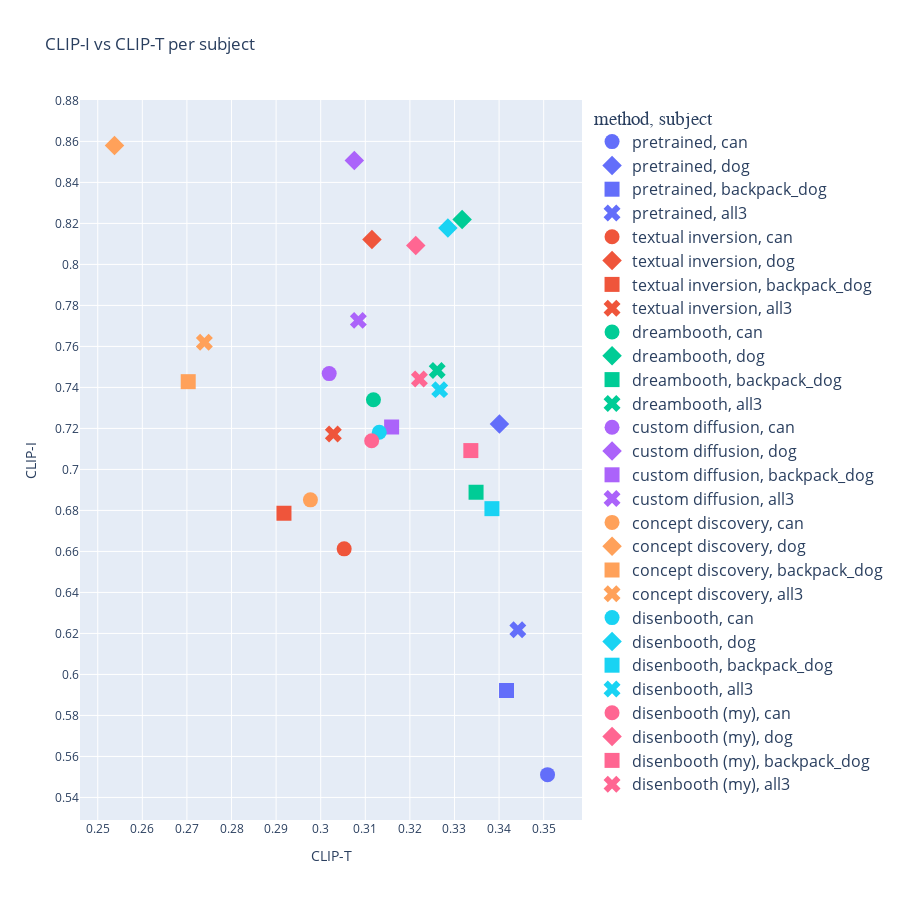

Source (notebook cell):
### Code cell
import plotly.express as px
import plotly.io as pio
from matplotlib import pyplot as plt
from matplotlib.pyplot import figure

figure(figsize=(4, 4), dpi=80)

dfc = df2[df2['name'] != 'real images']
fig = px.scatter(dfc, color='name', y='CLIP-I', x='CLIP-T', symbol='subject', title="CLIP-I vs CLIP-T per subject ",
                 labels={
                     "CLIP-I": "CLIP-I",
                     "CLIP-T": "CLIP-T",
                     "name": "method"
                 }, 
#                 error_y='error CLIP-I', 
#                 error_x='error CLIP-T',
                    width=900, height=900
)
fig.update_layout(showlegend=True, legend=dict(
    title_font_family='Courier New',
    font=dict(
        size=16
    )
))
fig.update_traces(marker=dict(size=15))

fig.update_yaxes(nticks=20)
fig.update_xaxes(nticks=20)

fig.show()

### Figure 1 — Plotly figure (JSON) as saved in the notebook; plotly's stock layout.template omitted (floating-point values rounded to 4 significant figures)
{"data": [{"hovertemplate": "method=pretrained<br>subject=can<br>CLIP-T=%{x}<br>CLIP-I=%{y}<extra></extra>", "legendgroup": "pretrained, can", "marker": {"color": "#636efa", "size": 15, "symbol": "circle"}, "mode": "markers", "name": "pretrained, can", "orientation": "v", "showlegend": true, "type": "scatter", "x": [0.3509], "xaxis": "x", "y": [0.5511], "yaxis": "y"}, {"hovertemplate": "method=pretrained<br>subject=dog<br>CLIP-T=%{x}<br>CLIP-I=%{y}<extra></extra>", "legendgroup": "pretrained, dog", "marker": {"color": "#636efa", "size": 15, "symbol": "diamond"}, "mode": "markers", "name": "pretrained, dog", "orientation": "v", "showlegend": true, "type": "scatter", "x": [0.3401], "xaxis": "x", "y": [0.7221], "yaxis": "y"}, {"hovertemplate": "method=pretrained<br>subject=backpack_dog<br>CLIP-T=%{x}<br>CLIP-I=%{y}<extra></extra>", "legendgroup": "pretrained, backpack_dog", "marker": {"color": "#636efa", "size": 15, "symbol": "square"}, "mode": "markers", "name": "pretrained, backpack_dog", "orientation": "v", "showlegend": true, "type": "scatter", "x": [0.3417], "xaxis": "x", "y": [0.5922], "yaxis": "y"}, {"hovertemplate": "method=pretrained<br>subject=all3<br>CLIP-T=%{x}<br>CLIP-I=%{y}<extra></extra>", "legendgroup": "pretrained, all3", "marker": {"color": "#636efa", "size": 15, "symbol": "x"}, "mode": "markers", "name": "pretrained, all3", "orientation": "v", "showlegend": true, "type": "scatter", "x": [0.3442], "xaxis": "x", "y": [0.6218], "yaxis": "y"}, {"hovertemplate": "method=textual inversion<br>subject=can<br>CLIP-T=%{x}<br>CLIP-I=%{y}<extra></extra>", "legendgroup": "textual inversion, can", "marker": {"color": "#EF553B", "size": 15, "symbol": "circle"}, "mode": "markers", "name": "textual inversion, can", "orientation": "v", "showlegend": true, "type": "scatter", "x": [0.3053], "xaxis": "x", "y": [0.6613], "yaxis": "y"}, {"hovertemplate": "method=textual inversion<br>subject=dog<br>CLIP-T=%{x}<br>CLIP-I=%{y}<extra></extra>", "legendgroup": "textual inversion, dog", "marker": {"color": "#EF553B", "size": 15, "symbol": "diamond"}, "mode": "markers", "name": "textual inversion, dog", "orientation": "v", "showlegend": true, "type": "scatter", "x": [0.3115], "xaxis": "x", "y": [0.8121], "yaxis": "y"}, {"hovertemplate": "method=textual inversion<br>subject=backpack_dog<br>CLIP-T=%{x}<br>CLIP-I=%{y}<extra></extra>", "legendgroup": "textual inversion, backpack_dog", "marker": {"color": "#EF553B", "size": 15, "symbol": "square"}, "mode": "markers", "name": "textual inversion, backpack_dog", "orientation": "v", "showlegend": true, "type": "scatter", "x": [0.2918], "xaxis": "x", "y": [0.6786], "yaxis": "y"}, {"hovertemplate": "method=textual inversion<br>subject=all3<br>CLIP-T=%{x}<br>CLIP-I=%{y}<extra></extra>", "legendgroup": "textual inversion, all3", "marker": {"color": "#EF553B", "size": 15, "symbol": "x"}, "mode": "markers", "name": "textual inversion, all3", "orientation": "v", "showlegend": true, "type": "scatter", "x": [0.3028], "xaxis": "x", "y": [0.7173], "yaxis": "y"}, {"hovertemplate": "method=dreambooth<br>subject=can<br>CLIP-T=%{x}<br>CLIP-I=%{y}<extra></extra>", "legendgroup": "dreambooth, can", "marker": {"color": "#00cc96", "size": 15, "symbol": "circle"}, "mode": "markers", "name": "dreambooth, can", "orientation": "v", "showlegend": true, "type": "scatter", "x": [0.3118], "xaxis": "x", "y": [0.734], "yaxis": "y"}, {"hovertemplate": "method=dreambooth<br>subject=dog<br>CLIP-T=%{x}<br>CLIP-I=%{y}<extra></extra>", "legendgroup": "dreambooth, dog", "marker": {"color": "#00cc96", "size": 15, "symbol": "diamond"}, "mode": "markers", "name": "dreambooth, dog", "orientation": "v", "showlegend": true, "type": "scatter", "x": [0.3317], "xaxis": "x", "y": [0.8219], "yaxis": "y"}, {"hovertemplate": "method=dreambooth<br>subject=backpack_dog<br>CLIP-T=%{x}<br>CLIP-I=%{y}<extra></extra>", "legendgroup": "dreambooth, backpack_dog", "marker": {"color": "#00cc96", "size": 15, "symbol": "square"}, "mode": "markers", "name": "dreambooth, backpack_dog", "orientation": "v", "showlegend": true, "type": "scatter", "x": [0.3348], "xaxis": "x", "y": [0.6889], "yaxis": "y"}, {"hovertemplate": "method=dreambooth<br>subject=all3<br>CLIP-T=%{x}<br>CLIP-I=%{y}<extra></extra>", "legendgroup": "dreambooth, all3", "marker": {"color": "#00cc96", "size": 15, "symbol": "x"}, "mode": "markers", "name": "dreambooth, all3", "orientation": "v", "showlegend": true, "type": "scatter", "x": [0.3261], "xaxis": "x", "y": [0.7482], "yaxis": "y"}, {"hovertemplate": "method=custom diffusion<br>subject=can<br>CLIP-T=%{x}<br>CLIP-I=%{y}<extra></extra>", "legendgroup": "custom diffusion, can", "marker": {"color": "#ab63fa", "size": 15, "symbol": "circle"}, "mode": "markers", "name": "custom diffusion, can", "orientation": "v", "showlegend": true, "type": "scatter", "x": [0.3019], "xaxis": "x", "y": [0.7467], "yaxis": "y"}, {"hovertemplate": "method=custom diffusion<br>subject=dog<br>CLIP-T=%{x}<br>CLIP-I=%{y}<extra></extra>", "legendgroup": "custom diffusion, dog", "marker": {"color": "#ab63fa", "size": 15, "symbol": "diamond"}, "mode": "markers", "name": "custom diffusion, dog", "orientation": "v", "showlegend": true, "type": "scatter", "x": [0.3075], "xaxis": "x", "y": [0.8507], "yaxis": "y"}, {"hovertemplate": "method=custom diffusion<br>subject=backpack_dog<br>CLIP-T=%{x}<br>CLIP-I=%{y}<extra></extra>", "legendgroup": "custom diffusion, backpack_dog", "marker": {"color": "#ab63fa", "size": 15, "symbol": "square"}, "mode": "markers", "name": "custom diffusion, backpack_dog", "orientation": "v", "showlegend": true, "type": "scatter", "x": [0.3159], "xaxis": "x", "y": [0.7207], "yaxis": "y"}, {"hovertemplate": "method=custom diffusion<br>subject=all3<br>CLIP-T=%{x}<br>CLIP-I=%{y}<extra></extra>", "legendgroup": "custom diffusion, all3", "marker": {"color": "#ab63fa", "size": 15, "symbol": "x"}, "mode": "markers", "name": "custom diffusion, all3", "orientation": "v", "showlegend": true, "type": "scatter", "x": [0.3084], "xaxis": "x", "y": [0.7727], "yaxis": "y"}, {"hovertemplate": "method=concept discovery<br>subject=can<br>CLIP-T=%{x}<br>CLIP-I=%{y}<extra></extra>", "legendgroup": "concept discovery, can", "marker": {"color": "#FFA15A", "size": 15, "symbol": "circle"}, "mode": "markers", "name": "concept discovery, can", "orientation": "v", "showlegend": true, "type": "scatter", "x": [0.2977], "xaxis": "x", "y": [0.6852], "yaxis": "y"}, {"hovertemplate": "method=concept discovery<br>subject=dog<br>CLIP-T=%{x}<br>CLIP-I=%{y}<extra></extra>", "legendgroup": "concept discovery, dog", "marker": {"color": "#FFA15A", "size": 15, "symbol": "diamond"}, "mode": "markers", "name": "concept discovery, dog", "orientation": "v", "showlegend": true, "type": "scatter", "x": [0.2538], "xaxis": "x", "y": [0.8581], "yaxis": "y"}, {"hovertemplate": "method=concept discovery<br>subject=backpack_dog<br>CLIP-T=%{x}<br>CLIP-I=%{y}<extra></extra>", "legendgroup": "concept discovery, backpack_dog", "marker": {"color": "#FFA15A", "size": 15, "symbol": "square"}, "mode": "markers", "name": "concept discovery, backpack_dog", "orientation": "v", "showlegend": true, "type": "scatter", "x": [0.2703], "xaxis": "x", "y": [0.7428], "yaxis": "y"}, {"hovertemplate": "method=concept discovery<br>subject=all3<br>CLIP-T=%{x}<br>CLIP-I=%{y}<extra></extra>", "legendgroup": "concept discovery, all3", "marker": {"color": "#FFA15A", "size": 15, "symbol": "x"}, "mode": "markers", "name": "concept discovery, all3", "orientation": "v", "showlegend": true, "type": "scatter", "x": [0.2739], "xaxis": "x", "y": [0.762], "yaxis": "y"}, {"hovertemplate": "method=disenbooth<br>subject=can<br>CLIP-T=%{x}<br>CLIP-I=%{y}<extra></extra>", "legendgroup": "disenbooth, can", "marker": {"color": "#19d3f3", "size": 15, "symbol": "circle"}, "mode": "markers", "name": "disenbooth, can", "orientation": "v", "showlegend": true, "type": "scatter", "x": [0.3131], "xaxis": "x", "y": [0.7182], "yaxis": "y"}, {"hovertemplate": "method=disenbooth<br>subject=dog<br>CLIP-T=%{x}<br>CLIP-I=%{y}<extra></extra>", "legendgroup": "disenbooth, dog", "marker": {"color": "#19d3f3", "size": 15, "symbol": "diamond"}, "mode": "markers", "name": "disenbooth, dog", "orientation": "v", "showlegend": true, "type": "scatter", "x": [0.3285], "xaxis": "x", "y": [0.8177], "yaxis": "y"}, {"hovertemplate": "method=disenbooth<br>subject=backpack_dog<br>CLIP-T=%{x}<br>CLIP-I=%{y}<extra></extra>", "legendgroup": "disenbooth, backpack_dog", "marker": {"color": "#19d3f3", "size": 15, "symbol": "square"}, "mode": "markers", "name": "disenbooth, backpack_dog", "orientation": "v", "showlegend": true, "type": "scatter", "x": [0.3384], "xaxis": "x", "y": [0.6809], "yaxis": "y"}, {"hovertemplate": "method=disenbooth<br>subject=all3<br>CLIP-T=%{x}<br>CLIP-I=%{y}<extra></extra>", "legendgroup": "disenbooth, all3", "marker": {"color": "#19d3f3", "size": 15, "symbol": "x"}, "mode": "markers", "name": "disenbooth, all3", "orientation": "v", "showlegend": true, "type": "scatter", "x": [0.3267], "xaxis": "x", "y": [0.7389], "yaxis": "y"}, {"hovertemplate": "method=disenbooth (my)<br>subject=can<br>CLIP-T=%{x}<br>CLIP-I=%{y}<extra></extra>", "legendgroup": "disenbooth (my), can", "marker": {"color": "#FF6692", "size": 15, "symbol": "circle"}, "mode": "markers", "name": "disenbooth (my), can", "orientation": "v", "showlegend": true, "type": "scatter", "x": [0.3114], "xaxis": "x", "y": [0.714], "yaxis": "y"}, {"hovertemplate": "method=disenbooth (my)<br>subject=dog<br>CLIP-T=%{x}<br>CLIP-I=%{y}<extra></extra>", "legendgroup": "disenbooth (my), dog", "marker": {"color": "#FF6692", "size": 15, "symbol": "diamond"}, "mode": "markers", "name": "disenbooth (my), dog", "orientation": "v", "showlegend": true, "type": "scatter", "x": [0.3213], "xaxis": "x", "y": [0.8092], "yaxis": "y"}, {"hovertemplate": "method=disenbooth (my)<br>subject=backpack_dog<br>CLIP-T=%{x}<br>CLIP-I=%{y}<extra></extra>", "legendgroup": "disenbooth (my), backpack_dog", "marker": {"color": "#FF6692", "size": 15, "symbol": "square"}, "mode": "markers", "name": "disenbooth (my), backpack_dog", "orientation": "v", "showlegend": true, "type": "scatter", "x": [0.3337], "xaxis": "x", "y": [0.7092], "yaxis": "y"}, {"hovertemplate": "method=disenbooth (my)<br>subject=all3<br>CLIP-T=%{x}<br>CLIP-I=%{y}<extra></extra>", "legendgroup": "disenbooth (my), all3", "marker": {"color": "#FF6692", "size": 15, "symbol": "x"}, "mode": "markers", "name": "disenbooth (my), all3", "orientation": "v", "showlegend": true, "type": "scatter", "x": [0.3221], "xaxis": "x", "y": [0.7441], "yaxis": "y"}], "layout": {"height": 900, "legend": {"font": {"size": 16}, "title": {"font": {"family": "Courier New"}, "text": "method, subject"}, "tracegroupgap": 0}, "showlegend": true, "title": {"text": "CLIP-I vs CLIP-T per subject "}, "width": 900, "xaxis": {"anchor": "y", "autorange": true, "domain": [0, 1], "nticks": 20, "range": [0.2461, 0.3585], "title": {"text": "CLIP-T"}, "type": "linear"}, "yaxis": {"anchor": "x", "autorange": true, "domain": [0, 1], "nticks": 20, "range": [0.529, 0.8802], "title": {"text": "CLIP-I"}, "type": "linear"}}}
